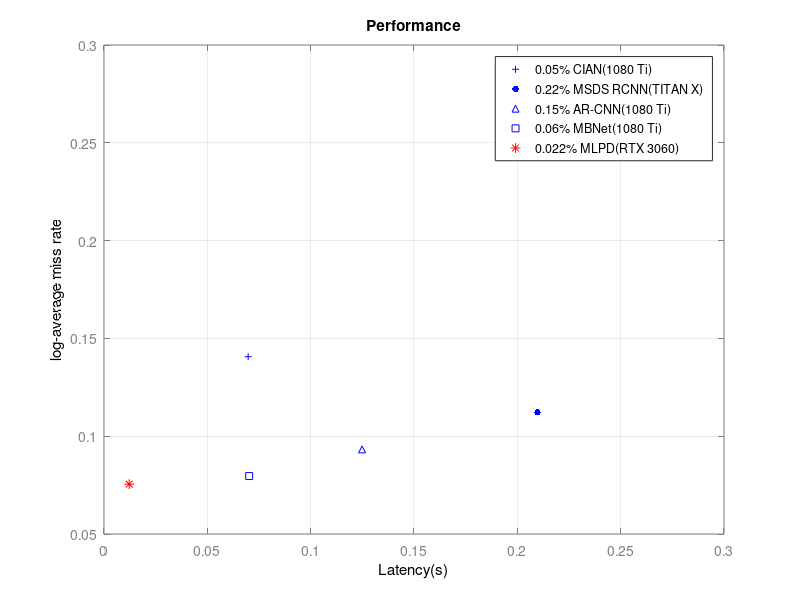

This figure's MATLAB source:
close all;
clear;
clc;

	
	
	

figure;

% Data for CIAN
FPPI=0.0697561;
MR=0.14064;
plot(FPPI,MR,'+b ','MarkerSize',5)


set(gca,'YColor',[0.5 0.5 0.5],'ytick',[0.05 0.1 0.15 0.2 0.25 0.3])
set(gca,'XColor',[0.5 0.5 0.5],'xtick',[0 0.05 0.1 0.15 0.2 0.25 0.3])
title('Performance');
xlabel('Latency(s)','Color',[0 0 0]);
ylabel('log-average miss rate','Color',[0 0 0]);
axis([0,0.3,0.05,0.3])
grid on;
hold on;

% Data for MSDS RCNN
FPPI=0.209756;
MR=0.112204;
plot(FPPI,MR,'.b ','MarkerSize',15)

% Data for AR-CNN
FPPI=0.124878;
MR=0.0932464;
plot(FPPI,MR,'b^','MarkerSize',5)

% Data for MBNet
FPPI=0.0702439;
MR=0.0796209;
plot(FPPI,MR,'bs ','MarkerSize',5)
	

% Data for MLPD(ours)
FPPI=0.0121951;
MR=	0.0754739;
plot(FPPI,MR,'*r','MarkerSize',7)

legend('0.05% CIAN(1080 Ti)','0.22% MSDS RCNN(TITAN X)','0.15% AR-CNN(1080 Ti)','0.06% MBNet(1080 Ti)',...
        '0.022% MLPD(RTX 3060)',...
        'Location','NorthEast')